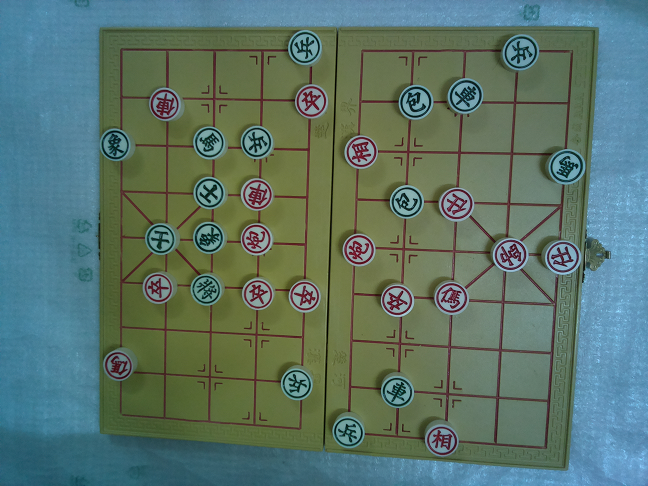
#> input picture boardPreprocess/board2_small.png, 648 x 486 px
$ python interactive.py
#> lines starting #> are read from the running program, lines starting #| are printed output that depends on the picture; after the words box and inside, x2 and y2 are one past the last pixel; in counts of white or black regions, pixels touching at a corner belong together
import numpy as np
import matplotlib.pyplot as plt
import cv2

#IMAGE_NAME = "testStand_small.png"
IMAGE_NAME = "board2_small.png"

### =================== DETECTING COLOR (or Thresholding the image)
def nothing(x):
    pass

### activate trackbars
cv2.namedWindow('Trackbar')
cv2.createTrackbar("L-H", "Trackbar", 91, 180, nothing)
cv2.createTrackbar("L-S", "Trackbar", 0, 255, nothing)
cv2.createTrackbar("L-V", "Trackbar", 0, 255, nothing)
cv2.createTrackbar("U-H", "Trackbar", 180, 180, nothing)
cv2.createTrackbar("U-S", "Trackbar", 255, 255, nothing)
cv2.createTrackbar("U-V", "Trackbar", 255, 255, nothing)

while True:
    image = cv2.imread(IMAGE_NAME)
#> image is the input picture: shape (486, 648, 3); mean B, G, R 106.2, 115.9, 90.9
    hsv = cv2.cvtColor(image, cv2.COLOR_BGR2HSV)
#> hsv: shape (486, 648, 3); mean H, S, V 70.7, 102, 127.3

    l_h = cv2.getTrackbarPos("L-H", "Trackbar")
    l_s = cv2.getTrackbarPos("L-S", "Trackbar")
    l_v = cv2.getTrackbarPos("L-V", "Trackbar")
    u_h = cv2.getTrackbarPos("U-H", "Trackbar")
    u_s = cv2.getTrackbarPos("U-S", "Trackbar")
    u_v = cv2.getTrackbarPos("U-V", "Trackbar")

    lower_yellow = np.array([l_h, l_s, l_v])
    upper_yellow = np.array([u_h, u_s, u_v])

    mask = cv2.inRange(hsv, lower_yellow, upper_yellow)
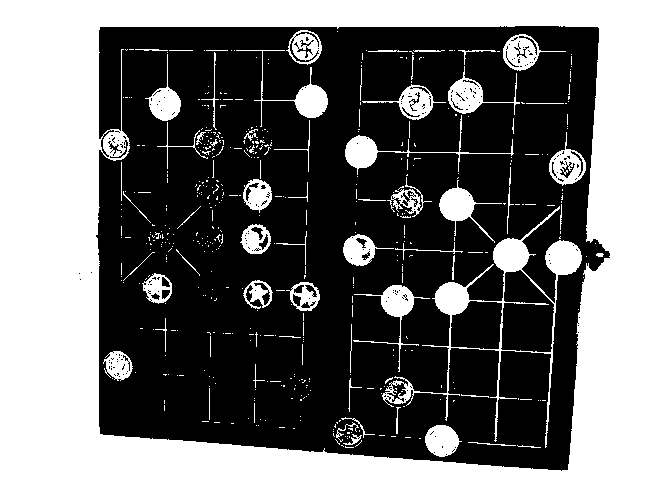
#> mask: shape (486, 648); 41.5% white; 493 white regions (426 under 20 px), largest, box (x1, y1, x2, y2) and area: (0, 0, 648, 486) 107925, (382, 206, 582, 448) 4749, (345, 115, 514, 175) 1135
    kernel = np.ones((5, 5), np.uint8)
    mask = cv2.erode(mask, kernel)
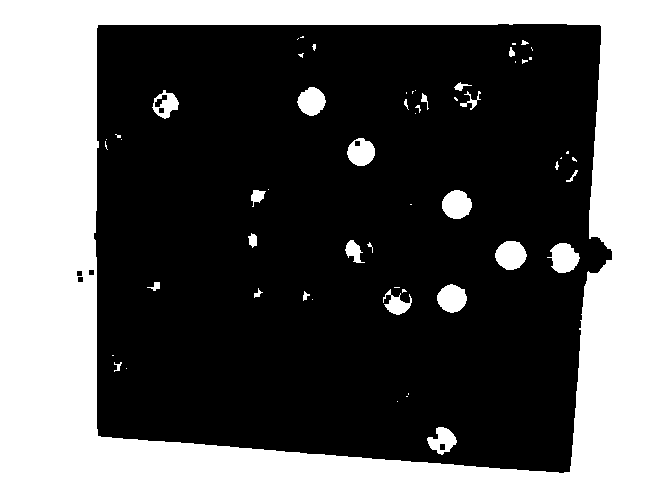
#> mask: shape (486, 648); 34.8% white; 58 white regions (32 under 20 px), largest, box (x1, y1, x2, y2) and area: (0, 0, 648, 486) 103174, (495, 241, 527, 270) 703, (442, 190, 472, 219) 666
    mask = cv2.bitwise_not(mask)
#> mask: shape (486, 648); 65.2% white; 58 black regions (32 under 20 px)

    cv2.imshow('mask', mask)
    cv2.imshow('image', image)

    ## Hit 'q' to finish adjusting the threshold
    key = cv2.waitKey(1)
#> (key q is pressed here)
    if key == ord('q'):
        cv2.destroyAllWindows()
        break

### =================== CONTOUR FINDING

#dilated = cv2.dilate(mask, kernel, iterations=3)
#cv2.imshow('mask dilated', dilated)

contours, _ = cv2.findContours(mask, cv2.RETR_TREE, cv2.CHAIN_APPROX_SIMPLE)
#> contours = 75 contours, 39 with area under 20; largest, box (x1, y1, x2, y2) and area: (94, 24, 612, 473) 210744, (494, 240, 528, 271) 746, (546, 242, 581, 274) 710, (441, 189, 473, 220) 708, (436, 283, 468, 314) 682
tmp = cv2.findContours(mask, cv2.RETR_TREE, cv2.CHAIN_APPROX_SIMPLE)
#> tmp has the same summary as contours
cv2.drawContours(image, contours, 0, (0, 255, 0), 3)
#> image: shape (486, 648, 3); 0.02% of pixels changed, all inside (x1, y1, x2, y2) = (76, 275, 85, 284)


# contours is a list of contour detected in the image
for i, cnt in enumerate(contours):
    print("Contour #%d/%d" % (i, len(contours)))
    tmpImage = image.copy()

    cv2.drawContours(tmpImage, [cnt], 0, (0, 255, 0), 3)

    ### Approx contour to a polygon shape
    ### Works: the board has rough edges and some protrude parts, approx. trims those.
    epsilon = 0.1*cv2.arcLength(cnt,True)
    approx = cv2.approxPolyDP(cnt,epsilon,True)
    ## highlight the approx contour (4 sides)
    cv2.drawContours(tmpImage, [approx], 0, (0, 0, 255), 2)
    print("Approx. contour sides:", len(approx))

    ### Fit bounding rectangle
    ### Doesn't work: It tries to fit every thing to a rectangle, ie. doesn't trim.
    rect = cv2.minAreaRect(cnt)
    box = cv2.boxPoints(rect)
    box = np.int0(box)
    cv2.drawContours(tmpImage,[box], 0, (0, 0, 255), 2)

    ### highlights the approx contour corners as blue dots
    for ap in approx:
        cv2.circle(tmpImage, (ap[0][0], ap[0][1]), 7, (255, 0, 0), -1)

    cv2.imshow("contour highlight", tmpImage)
    while True:
        key = cv2.waitKey(1)
        ## Press n to go to the next Contour
        if key == ord('n'): break
        ## Press q to quit
        if key == ord('q'): exit(0)
#> (the program exits here)

$ run again, with boardPreprocess/testStand_small.png copied over boardPreprocess/board2_small.png
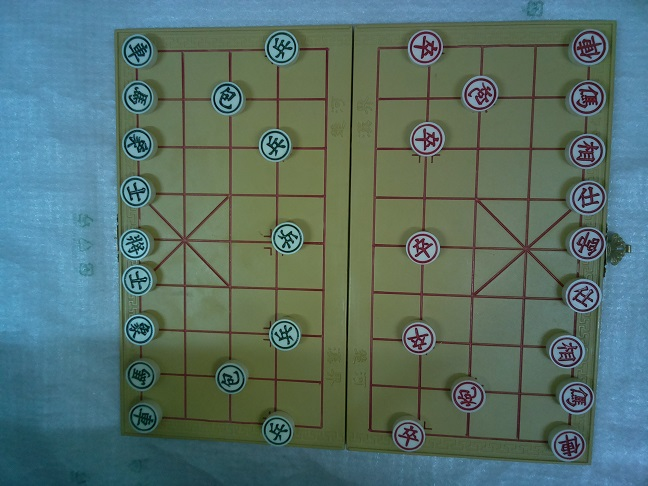
#> input picture boardPreprocess/testStand_small.png, 648 x 486 px
#> image is the input picture: shape (486, 648, 3); mean B, G, R 106.1, 112.3, 87.2
#> hsv: shape (486, 648, 3); mean H, S, V 68.6, 95, 123.2
#> `mask = cv2.inRange(hsv, lower_yellow, upper_yellow)`:
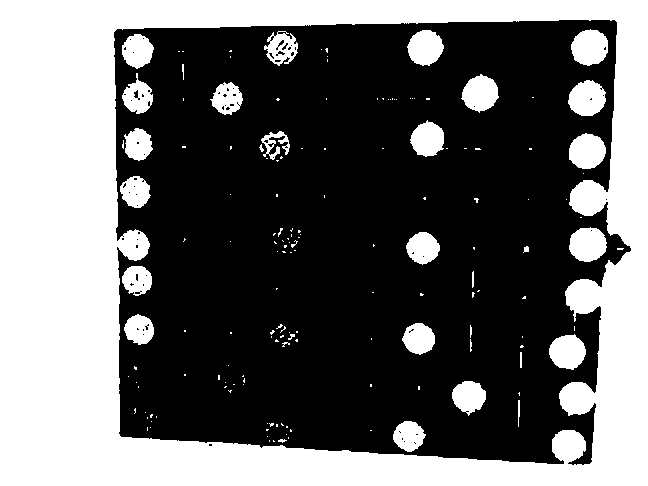
#> mask: shape (486, 648); 40.8% white; 159 white regions (127 under 20 px), largest, box (x1, y1, x2, y2) and area: (0, 0, 648, 486) 110700, (571, 29, 608, 66) 1050, (568, 80, 606, 116) 1029
#> `mask = cv2.erode(mask, kernel)`:
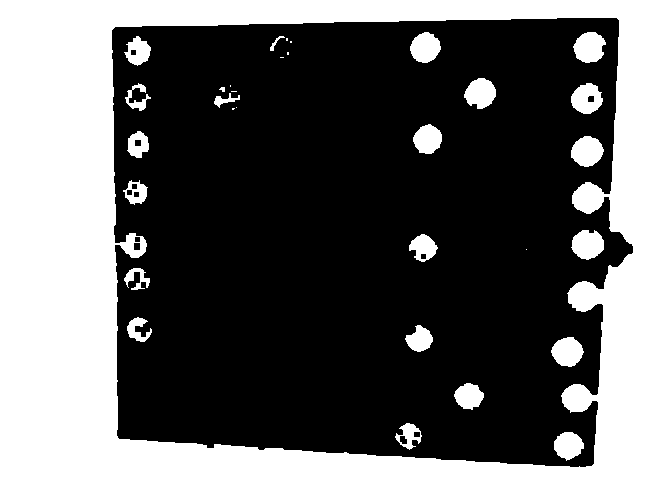
#> mask: shape (486, 648); 36.6% white; 32 white regions (9 under 20 px), largest, box (x1, y1, x2, y2) and area: (0, 0, 648, 486) 104674, (573, 32, 606, 63) 753, (571, 136, 604, 167) 752
#> contours = 45 contours, 16 with area under 20; largest, box (x1, y1, x2, y2) and area: (112, 18, 633, 467) 209090, (572, 31, 607, 64) 800, (570, 135, 605, 168) 796, (570, 229, 605, 261) 786, (570, 82, 604, 115) 778
#> tmp has the same summary as contours
#> image: shape (486, 648, 3); 0.03% of pixels changed, all inside (x1, y1, x2, y2) = (132, 241, 142, 252)

$ run again, with boardPreprocess/board1.png copied over boardPreprocess/board2_small.png
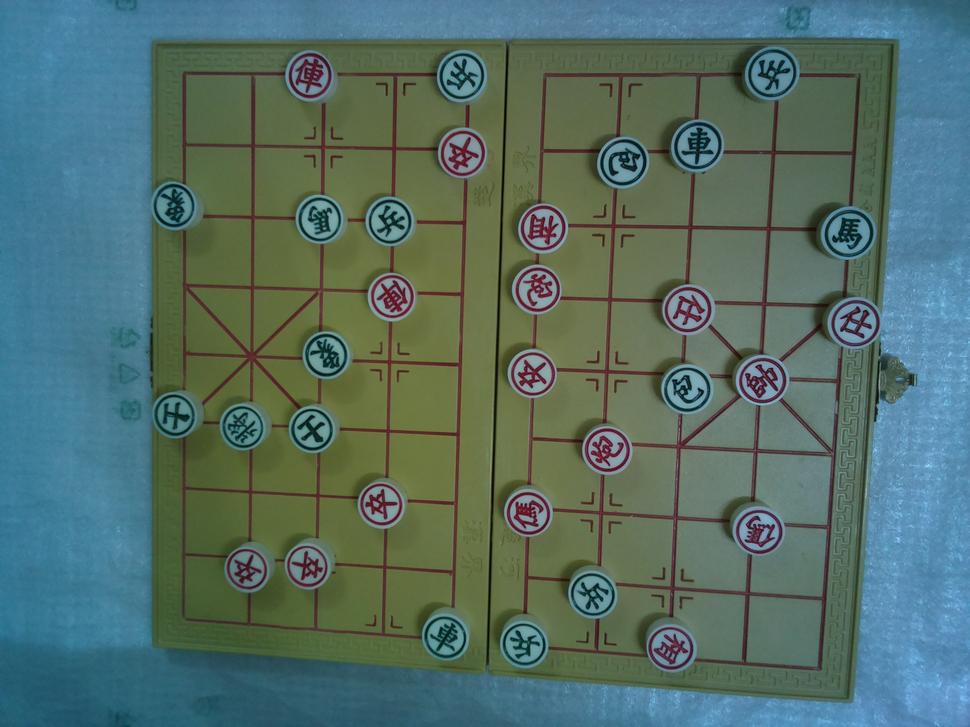
#> input picture boardPreprocess/board1.png, 970 x 727 px, shrunk from 2592 x 1944 before the run
#> image is the input picture: shape (727, 970, 3); mean B, G, R 103.8, 110.4, 83.9
#> hsv: shape (727, 970, 3); mean H, S, V 72.7, 103.4, 122.4
#> `mask = cv2.erode(mask, kernel)`:
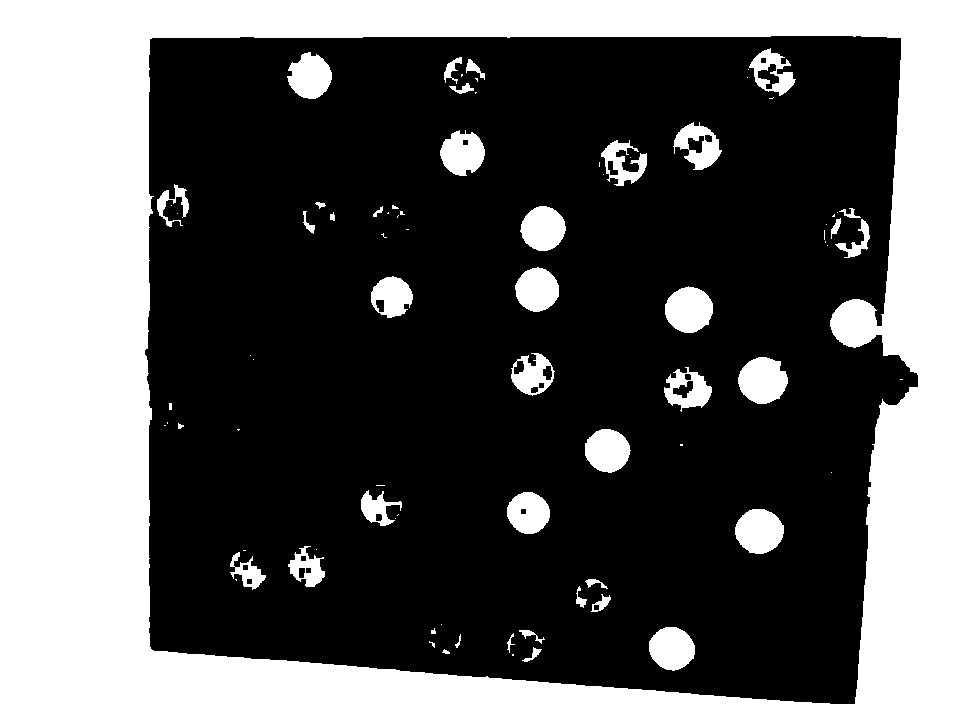
#> mask: shape (727, 970); 37.4% white; 82 white regions (40 under 20 px), largest, box (x1, y1, x2, y2) and area: (0, 0, 970, 727) 236784, (738, 357, 788, 404) 1772, (665, 286, 713, 333) 1718
#> contours = 109 contours, 50 with area under 20; largest, box (x1, y1, x2, y2) and area: (145, 36, 918, 704) 466937, (737, 356, 789, 405) 1844, (664, 285, 714, 334) 1784, (734, 508, 785, 555) 1761, (519, 205, 567, 252) 1614
#> tmp has the same summary as contours
#> image: shape (727, 970, 3); 2.07% of pixels changed, all inside (x1, y1, x2, y2) = (143, 34, 920, 706)

$ run again, with boardPreprocess/board12 (2).png copied over boardPreprocess/board2_small.png
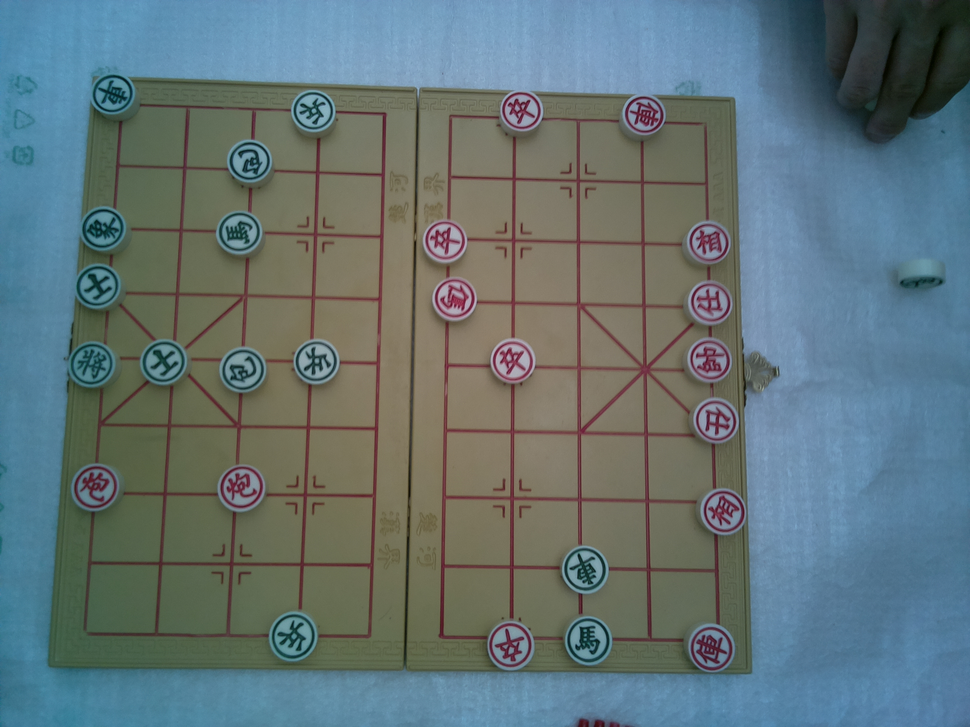
#> input picture boardPreprocess/board12 (2).png, 970 x 727 px, shrunk from 2592 x 1944 before the run
#> image is the input picture: shape (727, 970, 3); mean B, G, R 118.3, 115.4, 98.4
#> hsv: shape (727, 970, 3); mean H, S, V 70.3, 83, 131.3
#> `mask = cv2.inRange(hsv, lower_yellow, upper_yellow)`:
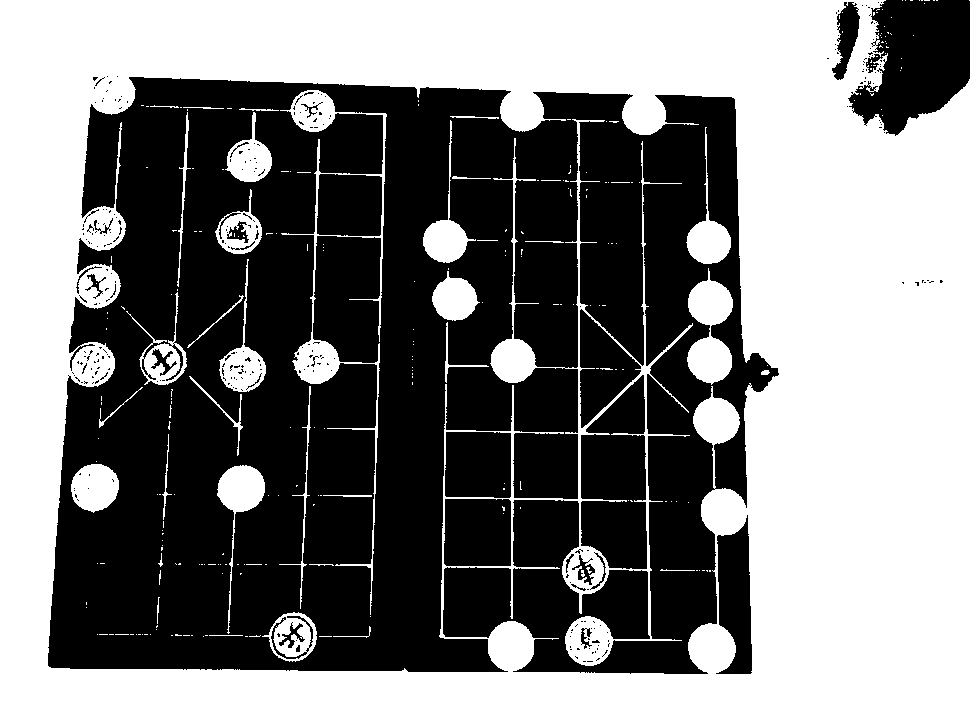
#> mask: shape (727, 970); 49.9% white; 256 white regions (218 under 20 px), largest, box (x1, y1, x2, y2) and area: (0, 0, 970, 727) 324647, (280, 90, 387, 615) 4871, (687, 268, 733, 385) 3221
#> `mask = cv2.erode(mask, kernel)`:
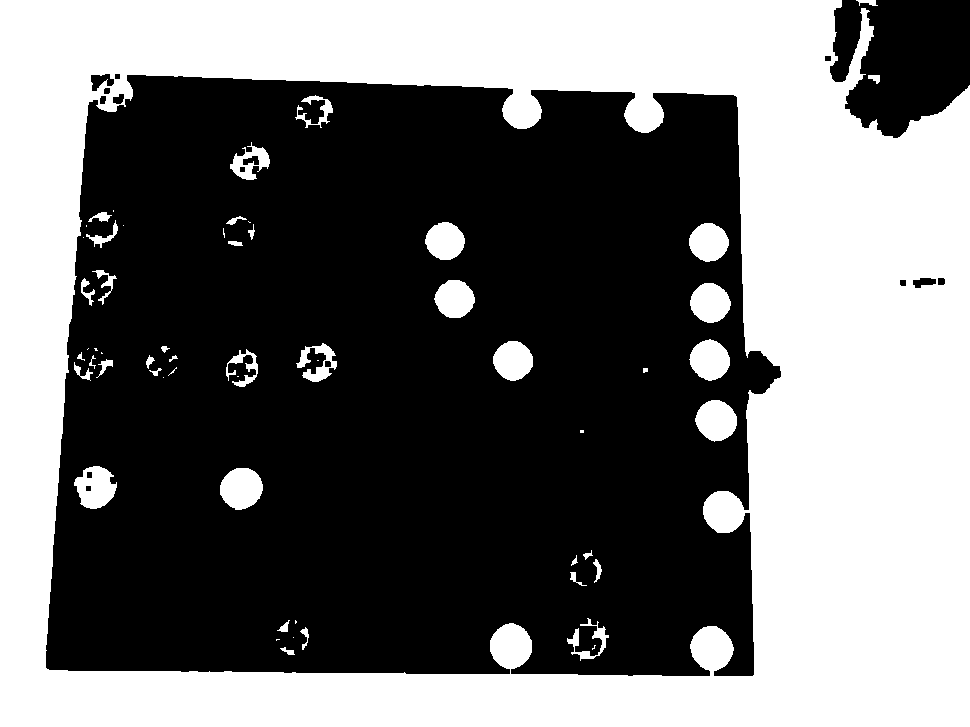
#> mask: shape (727, 970); 44.4% white; 58 white regions (18 under 20 px), largest, box (x1, y1, x2, y2) and area: (0, 0, 970, 727) 297403, (220, 468, 263, 510) 1384, (695, 400, 737, 442) 1309
#> contours = 86 contours, 31 with area under 20; largest, box (x1, y1, x2, y2) and area: (46, 75, 781, 676) 390916, (830, 0, 970, 138) 14183, (219, 467, 264, 511) 1444, (73, 465, 118, 510) 1367, (694, 399, 738, 443) 1366
#> tmp has the same summary as contours
#> image: shape (727, 970, 3); 0.01% of pixels changed, all inside (x1, y1, x2, y2) = (898, 278, 908, 288)
